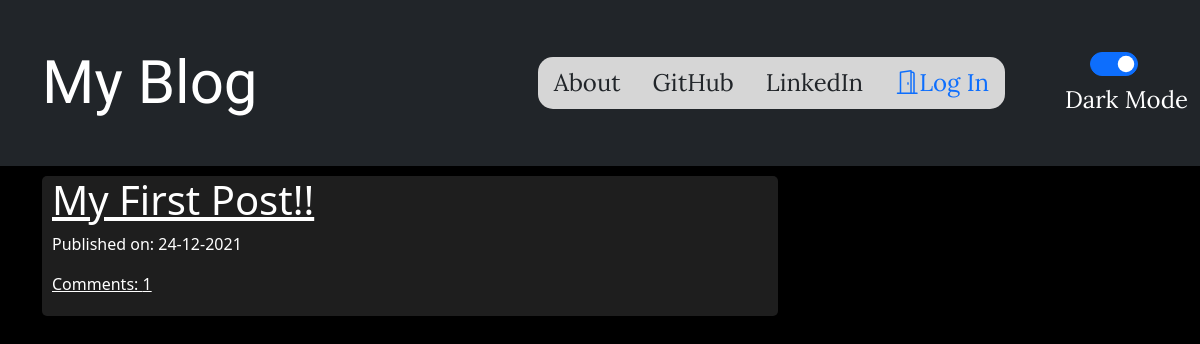
The app's page /, older data.
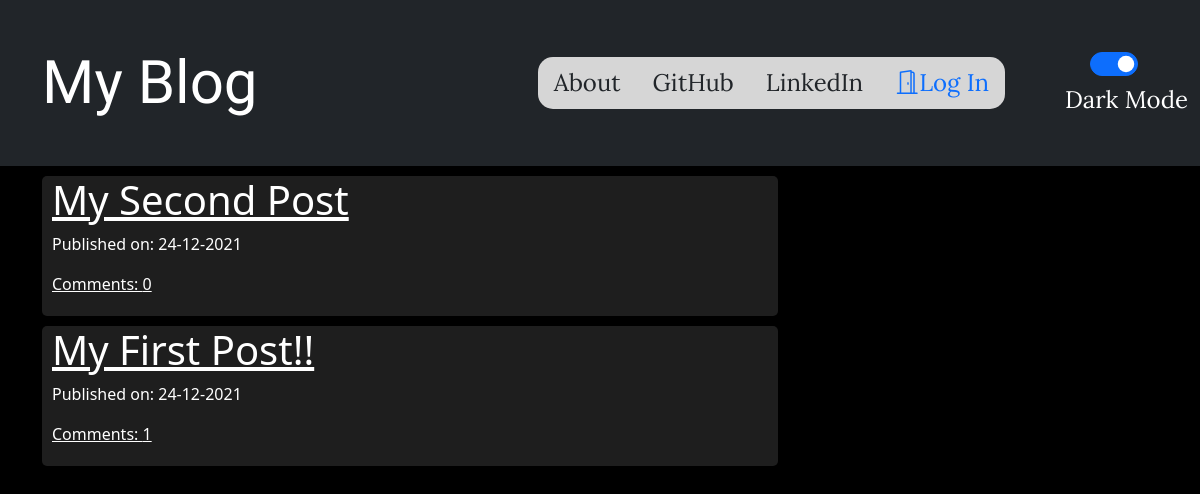
The same page, newer data.
### blog_app/models.py (models this page shows, shortened)
class Post(models.Model):
    author = models.ForeignKey('auth.User',on_delete=models.CASCADE)
    title = models.CharField(max_length= 200)
    text = models.TextField()
    created_date= models.DateTimeField(default=timezone.now)
    published_date = models.DateTimeField(blank=True,null=True)
    def approve_comments(self):
        return self.comments.filter(approved_comment=True)

### blog_app/views.py (the view)
# urls.py: path('',views.PostListView.as_view(),name='post_list'),
class PostListView(ListView):
    model = Post
    def get_queryset(self):
        return Post.objects.filter(published_date__lte=timezone.now()).order_by('-published_date')

### blog_app/templates/blog_app/post_list.html
{% extends 'blog_app/base.html' %}
{% block content %}
<div class="centerstage">
    {% for post in post_list %}
    <div class="post postblock">
        <h1><a href="{% url 'post_detail' pk=post.pk %}"> {{ post.title }}</a></h1>
        <div class="date">
            <p>Published on: {{ post.published_date|date:'d-m-Y' }}</p>
        </div>
        <a href="{% url 'post_detail' pk=post.pk %}">Comments: {{ post.approve_comments.count }}</a>
    </div>
    {% endfor %}
</div>
{% endblock %}

### blog_app/templates/blog_app/base.html (shortened to what this page needs)
<!DOCTYPE html>
{% load static %}
<html lang="en">
<head>
    <link href="https://cdn.jsdelivr.net/npm/bootstrap@5.1.3/dist/css/bootstrap.min.css" rel="stylesheet">
    <link rel="stylesheet" href="//cdn.jsdelivr.net/npm/medium-editor@latest/dist/css/medium-editor.min.css" type="text/css" media="screen" charset="utf-8">
    <link rel="stylesheet" href="{% static 'css/blog.css' %}">
</head>
<body>
    <nav class="navbar navbar-expand-lg techfont navbar-dark bg-dark">
        <div class="container-fluid">
            <a class="navbar-brand bigbrand nav-padding" href="{% url 'post_list' %}">My Blog</a>
          <div class="collapse navbar-collapse" id="navbarSupportedContent">
             <ul class="nav nav-pills ms-auto nav-fill" style="background-color: #d6d6d6; border-radius: 15px;">
                <li class="nav-item"><a class="nav-link link-dark" aria-current="page" href="{% url 'about' %}">About</a></li>
                <li class="nav-item"><a class="nav-link link-dark" aria-current="page" href="https://www.github.com/ancilnf/" target="_blank" rel="noreferrer noopener">GitHub</a></li>
                <li class="nav-item"><a class="nav-link link-dark" aria-current="page" href="https://www.linkedin.com/in/ancil-fernandes/" target="_blank" rel="noreferrer noopener">LinkedIn</a></li>
              {% if user.is_authenticated %}
               <li class="nav-item"><a class="nav-link link-dark" aria-current="page" href="{% url 'post_new' %}">New Post</a></li>
               <li class="nav-item"><a class="nav-link link-dark" aria-current="page" href="{% url 'post_draft_list' %}">Drafts</a></li>
               <li class="nav-item"><a class="nav-link link-dark" aria-current="page" href="{% url 'logout' %}">Log Out</a></li>
               <li class="nav-item"><a class="nav-link bigbrand" style="font-size: 1em;">Welcome: {{ user.username }}</a></li>
              {% else %}
               <li class="nav-item"><a class="nav-link link-primary" aria-current="page" href="{% url 'login' %}"><i class="bi bi-door-open"></i>Log In</a></li>
              {% endif %}
             </ul>
            </div>
            <div class="form-check form-switch">
              <input id="mode-btn" class="form-check-input" style="color:white; margin-left: 25px;" type="checkbox" role="switch" id="flexSwitchCheckChecked"> <br>
              <label class="form-check-label" for="flexSwitchCheckChecked" style="color:white;">Dark Mode</label>
            </div>
        </div>
      </nav>
      <div class="content container loader">
        <div class="row">
            <div class="col-md-8">
              <div class="blog_posts">
                {% block content %}
                {% endblock %}
              </div>
            </div>
        </div>
    </div>
    <link rel="stylesheet" href="https://cdn.jsdelivr.net/npm/bootstrap-icons@1.7.2/font/bootstrap-icons.css">
</body>
</html>

### blog_app/static/css/blog.css (style rules this page uses)
:root { --bg-mode: rgb(0, 0, 0); --form-bg-mode: rgb(37, 36, 36); --comment-bg-mode: rgb(66, 66, 66); --color: rgb(255, 255, 255); color:rgb(151, 151, 151) }
body { background-color: var(--bg-mode); color: var(--color); }
a { color:var(--color); }
.postblock { background-color: var(--form-bg-mode); border-radius: 5px; padding-left: 10px; padding-right: 10px; padding-bottom: 20px; margin-bottom: 10px; }
.nav-padding { padding: 30px; }
.techfont { font-family: 'Lora', sans-serif; font-size: 1.5em; margin-bottom: 10px; }
.bigbrand { font-family: 'Roboto Condensed', sans-serif; font-size: 2.5em; }
.centerstage { margin-right: auto; margin-left: auto; }

Row changes from the older to the newer data that the page shows:
added Post: title "My Second Post", published_date "24-12-2021", approve_comments.count "0"
